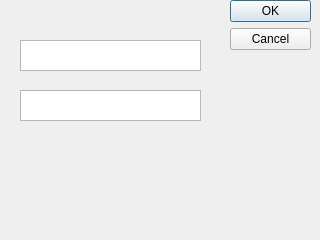
<?xml version="1.0" encoding="UTF-8"?>
<ui version="4.0">
 <class>Dialog</class>
 <widget class="QDialog" name="Dialog">
  <property name="geometry">
   <rect>
    <x>0</x>
    <y>0</y>
    <width>320</width>
    <height>240</height>
   </rect>
  </property>
  <property name="windowTitle">
   <string>Dialog</string>
  </property>
  <widget class="QDialogButtonBox" name="buttonBox">
   <property name="geometry">
    <rect>
     <x>230</x>
     <y>0</y>
     <width>81</width>
     <height>221</height>
    </rect>
   </property>
   <property name="orientation">
    <enum>Qt::Vertical</enum>
   </property>
   <property name="standardButtons">
    <set>QDialogButtonBox::Cancel|QDialogButtonBox::Ok</set>
   </property>
  </widget>
  <widget class="QTextEdit" name="nameadd">
   <property name="geometry">
    <rect>
     <x>20</x>
     <y>40</y>
     <width>181</width>
     <height>31</height>
    </rect>
   </property>
  </widget>
  <widget class="QTextEdit" name="phoneadd">
   <property name="geometry">
    <rect>
     <x>20</x>
     <y>90</y>
     <width>181</width>
     <height>31</height>
    </rect>
   </property>
  </widget>
 </widget>
 <resources/>
 <connections>
  <connection>
   <sender>buttonBox</sender>
   <signal>accepted()</signal>
   <receiver>Dialog</receiver>
   <slot>accept()</slot>
   <hints>
    <hint type="sourcelabel">
     <x>248</x>
     <y>254</y>
    </hint>
    <hint type="destinationlabel">
     <x>157</x>
     <y>274</y>
    </hint>
   </hints>
  </connection>
  <connection>
   <sender>buttonBox</sender>
   <signal>rejected()</signal>
   <receiver>Dialog</receiver>
   <slot>reject()</slot>
   <hints>
    <hint type="sourcelabel">
     <x>316</x>
     <y>260</y>
    </hint>
    <hint type="destinationlabel">
     <x>286</x>
     <y>274</y>
    </hint>
   </hints>
  </connection>
 </connections>
</ui>
